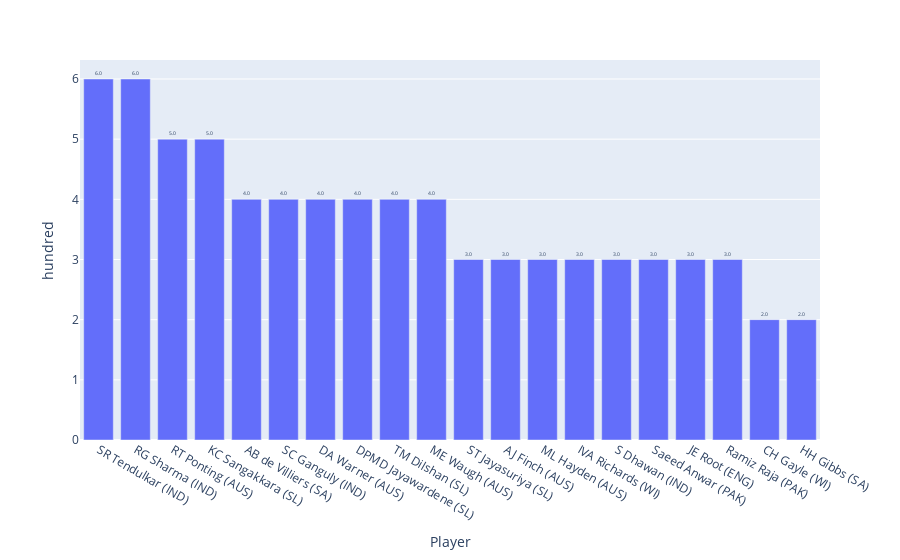

The notebook cell this image was saved under:
### Code cell
import plotly.express as px
play1=pd.read_csv('hundredsix.csv',nrows=20)
plt.figure(figsize=(15,8))
fig = px.bar(play1, y='hundred', x='Player', text_auto='.2s')

fig.update_traces(textfont_size=5, textangle=0, textposition="outside", cliponaxis=False)

### Figure 1 — Plotly figure (JSON) as saved in the notebook; plotly's stock layout.template omitted (floating-point values rounded to 4 significant figures)
{"data": [{"alignmentgroup": "True", "cliponaxis": false, "hovertemplate": "Player=%{x}<br>hundred=%{y}<extra></extra>", "legendgroup": "", "marker": {"color": "#636efa", "pattern": {"shape": ""}}, "name": "", "offsetgroup": "", "orientation": "v", "showlegend": false, "textangle": 0, "textfont": {"size": 5}, "textposition": "outside", "texttemplate": "%{y:.2s}", "type": "bar", "x": ["SR Tendulkar (IND)", "RG Sharma (IND)", "RT Ponting (AUS)", "KC Sangakkara (SL)", "AB de Villiers (SA)", "SC Ganguly (IND)", "DA Warner (AUS)", "DPMD Jayawardene (SL)", "TM Dilshan (SL)", "ME Waugh (AUS)", "ST Jayasuriya (SL)", "AJ Finch (AUS)", "ML Hayden (AUS)", "IVA Richards (WI)", "S Dhawan (IND)", "Saeed Anwar (PAK)", "JE Root (ENG)", "Ramiz Raja (PAK)", "CH Gayle (WI)", "HH Gibbs (SA)"], "xaxis": "x", "y": [6, 6, 5, 5, 4, 4, 4, 4, 4, 4, 3, 3, 3, 3, 3, 3, 3, 3, 2, 2], "yaxis": "y"}], "layout": {"barmode": "relative", "legend": {"tracegroupgap": 0}, "margin": {"t": 60}, "xaxis": {"anchor": "y", "domain": [0, 1], "title": {"text": "Player"}}, "yaxis": {"anchor": "x", "domain": [0, 1], "title": {"text": "hundred"}}}}
